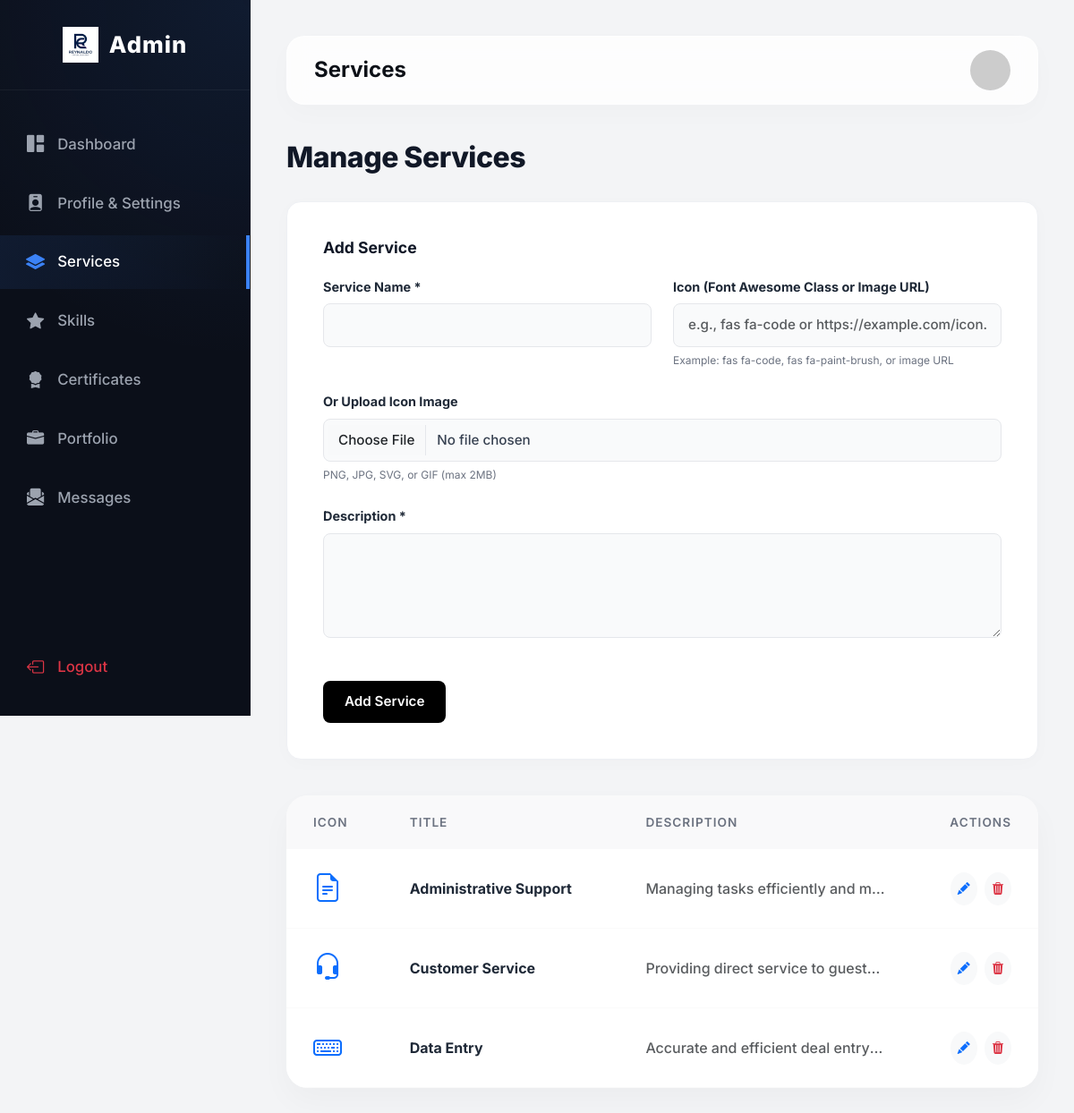
Page /admin/services.php (signed in) on the committed database.
### tables this page shows
CREATE TABLE `services` (
  `id` int(11) NOT NULL,
  `icon` varchar(50) NOT NULL,
  `icon_image` varchar(255) DEFAULT NULL,
  `title` varchar(100) NOT NULL,
  `description` text NOT NULL
);

### admin/services.php (the view, shortened to what this page needs)
<?php
require_once '../includes/db.php';
$stmt = $pdo->query("SELECT * FROM services ORDER BY id DESC");
$services = $stmt->fetchAll();
?>
<!DOCTYPE html>
<html lang="en">
<head>
    <link href="https://cdn.jsdelivr.net/npm/bootstrap@5.3.2/dist/css/bootstrap.min.css" rel="stylesheet">
    <link rel="stylesheet" href="https://cdn.jsdelivr.net/npm/bootstrap-icons@1.11.1/font/bootstrap-icons.css">
    <link rel="stylesheet" href="../assets/css/admin.css?v=<?= time() ?>">
</head>
<body>
    <?php include 'includes/sidebar.php'; ?>
    <div id="main-content">
        <div class="top-navbar">
            <div class="d-flex align-items-center">
                <h4>Services</h4>
            </div>
            <div class="d-none d-md-block">
                <img src="https://ui-avatars.com/api/?name=Reynaldo+Estandarte&background=3b82f6&color=fff&bold=true" alt="Admin" class="rounded-circle" width="45">
            </div>
        </div>
        <h1 class="page-title">Manage Services</h1>
        <div class="custom-form-card">
            <h5 class="form-section-title">Add Service</h5>
            <form method="POST" action="services" enctype="multipart/form-data">
                <div class="row mb-4">
                    <div class="col-md-6 mb-4 mb-md-0">
                        <label class="form-label">Service Name *</label>
                        <input type="text" name="title" class="form-control" required>
                    </div>
                    <div class="col-md-6">
                        <label class="form-label">Icon (Font Awesome Class or Image URL)</label>
                        <input type="text" name="icon" class="form-control" placeholder="e.g., fas fa-code or https://example.com/icon.png">
                        <div class="help-text">Example: fas fa-code, fas fa-paint-brush, or image URL</div>
                    </div>
                </div>
                <div class="mb-4">
                    <label class="form-label">Or Upload Icon Image</label>
                    <input type="file" name="icon_image" class="form-control" accept=".png,.jpg,.jpeg,.svg,.gif">
                    <div class="help-text">PNG, JPG, SVG, or GIF (max 2MB)</div>
                </div>
                <div class="mb-5">
                    <label class="form-label">Description *</label>
                    <textarea name="description" class="form-control" rows="4" required></textarea>
                </div>
                <button type="submit" name="add_service" class="btn-black">Add Service</button>
            </form>
        </div>
        <div class="admin-card">
            <div class="table-responsive">
                <table class="table table-custom">
                    <thead>
                        <tr>
                            <th>Icon</th>
                            <th>Title</th>
                            <th>Description</th>
                            <th class="text-end">Actions</th>
                        </tr>
                    </thead>
                    <tbody>
                        <?php foreach($services as $s): ?>
                        <tr>
                            <td>
                                <?php if(!empty($s['icon_image'])): ?>
                                    <img src="../assets/images/services/<?= htmlspecialchars($s['icon_image']) ?>" width="40" height="40" style="object-fit:contain;" alt="Icon">
                                <?php else: ?>
                                    <i class="<?= htmlspecialchars($s['icon']) ?> fs-2 text-primary"></i>
                                <?php endif; ?>
                            </td>
                            <td class="fw-bold"><?= htmlspecialchars($s['title']) ?></td>
                            <td class="text-muted" style="max-width: 300px; white-space: nowrap; overflow: hidden; text-overflow: ellipsis;"><?= htmlspecialchars($s['description']) ?></td>
                            <td class="text-end text-nowrap">
                                <button class="btn btn-sm btn-light text-primary border-0 rounded-circle p-2" data-bs-toggle="modal" data-bs-target="#editServiceModal<?= $s['id'] ?>">
                                    <i class="bi bi-pencil-fill"></i>
                                </button>
                                <button class="btn btn-sm btn-light text-danger border-0 rounded-circle p-2 ms-1" onclick="confirmDelete(<?= $s['id'] ?>)">
                                    <i class="bi bi-trash3-fill"></i>
                                </button>
                            </td>
                        </tr>
                        <?php endforeach; ?>
                    </tbody>
                </table>
            </div>
        </div>
    </div>
</body>
</html>

### assets/css/admin.css (style rules this page uses)
:root { --primary-color: #0d1117; --sidebar-bg: #0B0F19; --accent-color: #3b82f6; --accent-glow: rgba(59, 130, 246, 0.4); --secondary-color: #f3f4f6; --text-color: #1f2937; --text-muted: #6b7280; --sidebar-width: 280px; --card-bg: #ffffff; }
body { background-color: var(--secondary-color); font-family: 'Inter', sans-serif; color: var(--text-color); }
#main-content { margin-left: var(--sidebar-width); padding: 40px; min-height: 100vh; transition: margin-left 0.4s cubic-bezier(0.2, 0.8, 0.2, 1); }
.top-navbar { background: rgba(255, 255, 255, 0.8); backdrop-filter: blur(12px); padding: 15px 30px; border-radius: 20px; box-shadow: 0 10px 30px rgba(0,0,0,0.02); margin-bottom: 40px; display: flex; justify-content: space-between; align-items: center; border: 1px solid rgba(255,255,255,0.6); }
.top-navbar h4 { font-weight: 700; color: var(--primary-color); margin: 0; }
.admin-card { background: var(--card-bg); border-radius: 24px; box-shadow: 0 15px 35px rgba(0,0,0,0.03); border: none; overflow: hidden; }
.table-custom { margin: 0; }
.table-custom th { background: rgba(243, 244, 246, 0.5); color: var(--text-muted); font-weight: 600; text-transform: uppercase; letter-spacing: 1px; font-size: 0.85rem; padding: 20px 30px; border: none; }
.table-custom td { padding: 20px 30px; vertical-align: middle; color: var(--text-color); border-bottom: 1px solid rgba(0,0,0,0.02); font-weight: 500; }
.form-control { background: #f9fafb; border: 1px solid #e5e7eb; border-radius: 12px; padding: 14px 20px; font-weight: 500; transition: all 0.3s; }

### admin/services.php (style rules this page uses)
.custom-form-card { background: #ffffff; border-radius: 16px; border: 1px solid #eef0f4; padding: 40px; box-shadow: 0 4px 20px rgba(0,0,0,0.02); margin-bottom: 40px; }
.form-label { font-size: 0.9rem; font-weight: 700; color: #1f2937; margin-bottom: 8px; }
.form-control { border: 1px solid #e5e7eb; border-radius: 8px; padding: 12px 16px; font-size: 0.95rem; background-color: #f9fafb; color: #374151; transition: all 0.2s ease; }
.help-text { font-size: 0.75rem; color: #6b7280; margin-top: 6px; }
.btn-black { background-color: #000000; color: #ffffff; border-radius: 8px; padding: 12px 24px; font-weight: 600; font-size: 0.95rem; border: none; transition: all 0.2s ease; }
.page-title { font-size: 2rem; font-weight: 800; color: #111827; margin-bottom: 30px; letter-spacing: -0.5px; }
.form-section-title { font-size: 1.1rem; font-weight: 700; color: #111827; margin-bottom: 20px; }

### rows in the picture
services: title "Administrative Support", description "Managing tasks efficiently and m…"
services: title "Customer Service", description "Providing direct service to guest…"
services: title "Data Entry", description "Accurate and efficient deal entry…"
